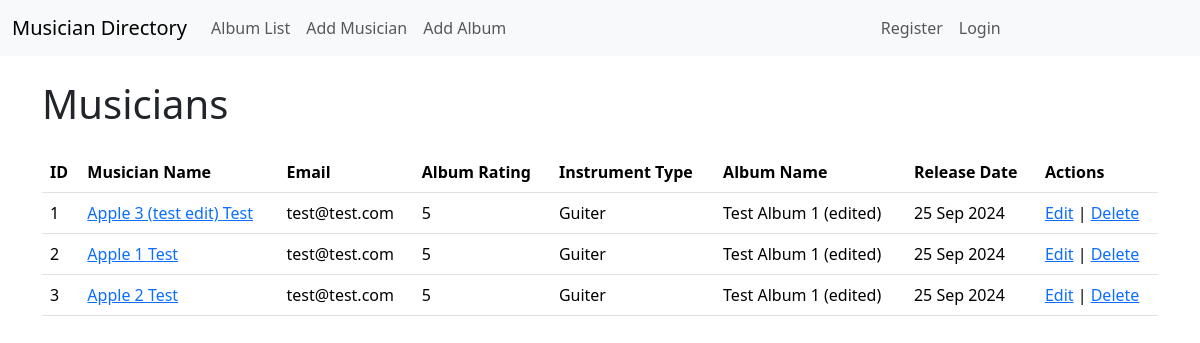
The app's page /, older data.
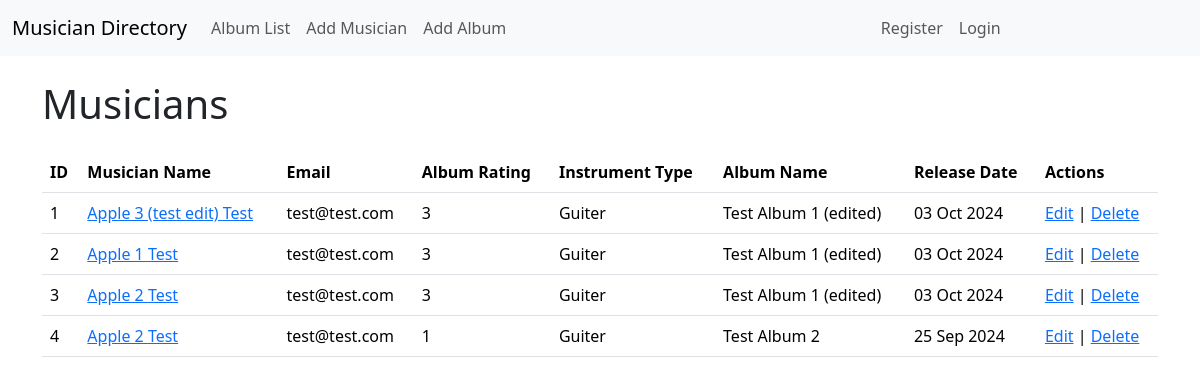
The same page, newer data.
### musician/models.py (models this page shows, shortened)
class Musician(models.Model):
    first_name = models.CharField(max_length=512)
    last_name = models.CharField(max_length=512)
    email = models.EmailField(max_length=512)
    phone_number = models.CharField(max_length=512)
    instrument_type = models.CharField(max_length=512)
    album = models.ForeignKey(Album, null=True, on_delete=models.SET_NULL)

### album/models.py (models this page shows, shortened)
class Album(models.Model):
    album_name = models.CharField(max_length=1024)
    album_release_date = models.DateField()
    RATING_CHOICES = [
        (1, "1"),
        (2, "2"),
        (3, "3"),
        (4, "4"),
        (5, "5"),
    ]
    rating = models.IntegerField(choices=RATING_CHOICES, default=5)

### musician/views.py (the view)
# urls.py: path("", views.ShowMusicians.as_view(), name="all_musicians"),
class ShowMusicians(ListView):
    model = Musician

### musician/templates/musician/musician_list.html
{% extends "base.html" %}
{% block content %}
<h1 class="mb-4">Musicians</h1>
<div class="table-responsive">
  <table class="table">
    <thead>
      <tr>
        <th scope="col">ID</th>
        <th scope="col">Musician Name</th>
        <th scope="col">Email</th>
        <th scope="col">Album Rating</th>
        <th scope="col">Instrument Type</th>
        <th scope="col">Album Name</th>
        <th scope="col">Release Date</th>
        <th scope="col">Actions</th>
      </tr>
    </thead>
    <tbody>
		{% for singleMusician in object_list %}
		  <tr>
			  <td>{{ singleMusician.id }}</td>
			  <td>
				  <a href="{% url "musician:edit_musician" pk=singleMusician.id %}">
					  {{ singleMusician.first_name }} {{ singleMusician.last_name }}
				  </a>
			  </td>
			  <td>{{ singleMusician.email }}</td>
			  <td>{{ singleMusician.album.rating }}</td>
			  <td>{{ singleMusician.instrument_type }}</td>
			  <td>{{ singleMusician.album.album_name }}</td>
			  <td>{{ singleMusician.album.album_release_date|date:"d M Y" }}</td>
			  <td>
				  <a href="{% url "album:edit_album" pk=singleMusician.album.id %}">Edit</a>
				  |
				  <a href="{% url "album:delete_album" pk=singleMusician.album.id %}">Delete</a></td>
		  </tr>
		{% endfor %}
    </tbody>
  </table>
</div>
{% endblock content %}

### templates/base.html (shortened to what this page needs)
<!DOCTYPE html>
{% load static %}
<html lang="en">
	<head>
		<link href="{% static "css/bootstrap/bootstrap.min.css" %}" rel="stylesheet">
	</head>
	<body>
		{% include "navbar.html" %}
		<main class="container mt-4">
			{% block content %}{% endblock content %}
		</main>
	</body>
</html>

### templates/navbar.html (shortened to what this page needs)
<nav class="navbar navbar-expand-lg bg-body-tertiary">
  <div class="container-fluid">
    <div class="collapse navbar-collapse" id="navbarTogglerDemo01">
      <a class="navbar-brand" href="/">Musician Directory</a>
      <ul class="navbar-nav  me-auto mb-2 mb-lg-0">
        <li class="nav-item">
          <a class="nav-link" href="{% url "album:all_albums" %}">Album List</a>
        </li>
        <li class="nav-item">
			<a class="nav-link" href="{% url "musician:add_musician_form" %}">Add Musician</a>
        </li>
        <li class="nav-item">
          <a class="nav-link" href="{% url "album:add_album_form" %}">Add Album</a>
        </li>
      </ul>
      <ul class="navbar-nav m-auto">
		{% if request.user.is_authenticated %}
        <li class="nav-item">
          <a class="nav-link" href="{% url "auth:logout" %}">Log Out</a>
        </li>
		{% else %}
        <li class="nav-item">
          <a class="nav-link" href="{% url "auth:registration_form" %}">Register</a>
        </li>
        <li class="nav-item">
			<a class="nav-link" href="{% url "auth:login_form" %}">Login</a>
        </li>
		{% endif %}
      </ul>
    </div>
  </div>
</nav>

Row changes from the older to the newer data that the page shows:
changed through a linked row, Musician "Apple 3 (test edit)": album.rating "5" → "3"; album.album_release_date "25 Sep 2024" → "03 Oct 2024"
changed through a linked row, Musician "Apple 1": album.rating "5" → "3"; album.album_release_date "25 Sep 2024" → "03 Oct 2024"
changed through a linked row, Musician id 3: album.rating "5" → "3"; album.album_release_date "25 Sep 2024" → "03 Oct 2024"
added Musician: id "4", first_name "Apple 2", last_name "Test", email "test@test.com", album.rating "1", instrument_type "Guiter", album.album_name "Test Album 2", album.album_release_date "25 Sep 2024"
